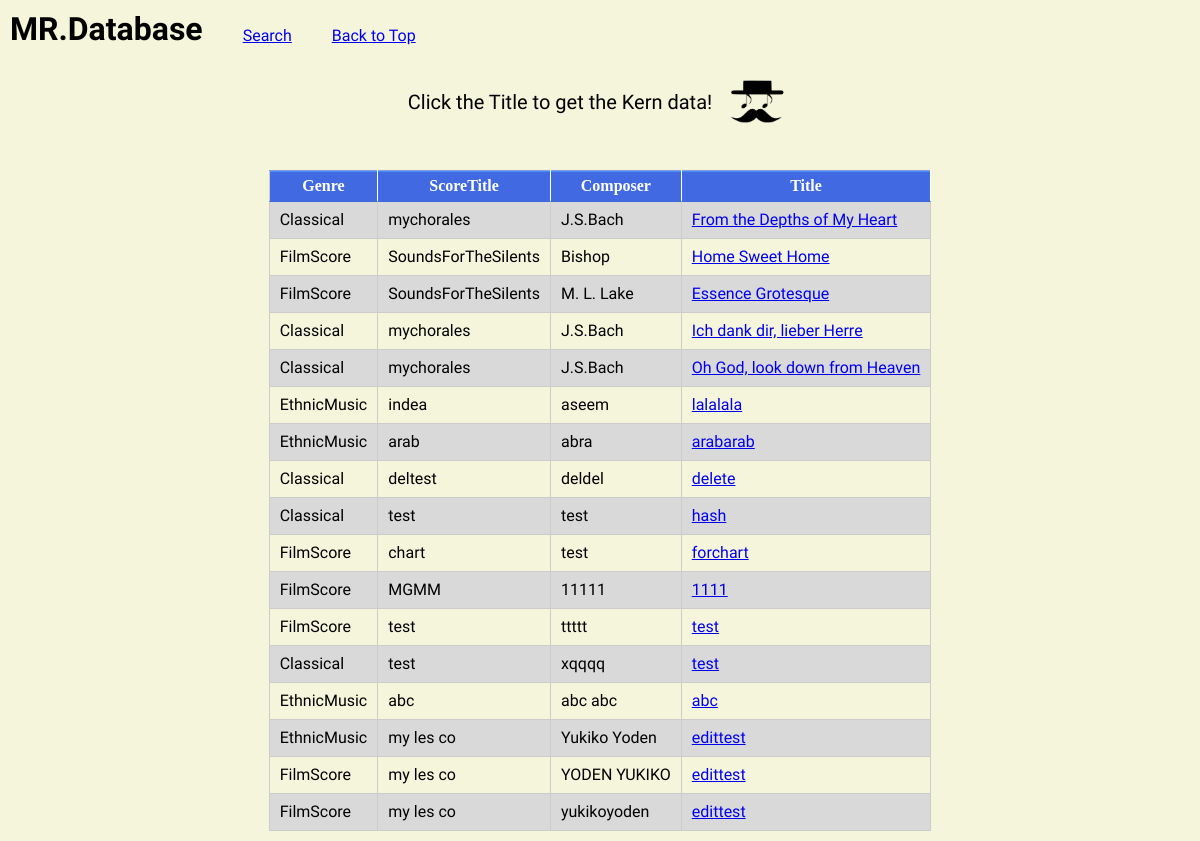
The page /select.php on the database as committed earlier.
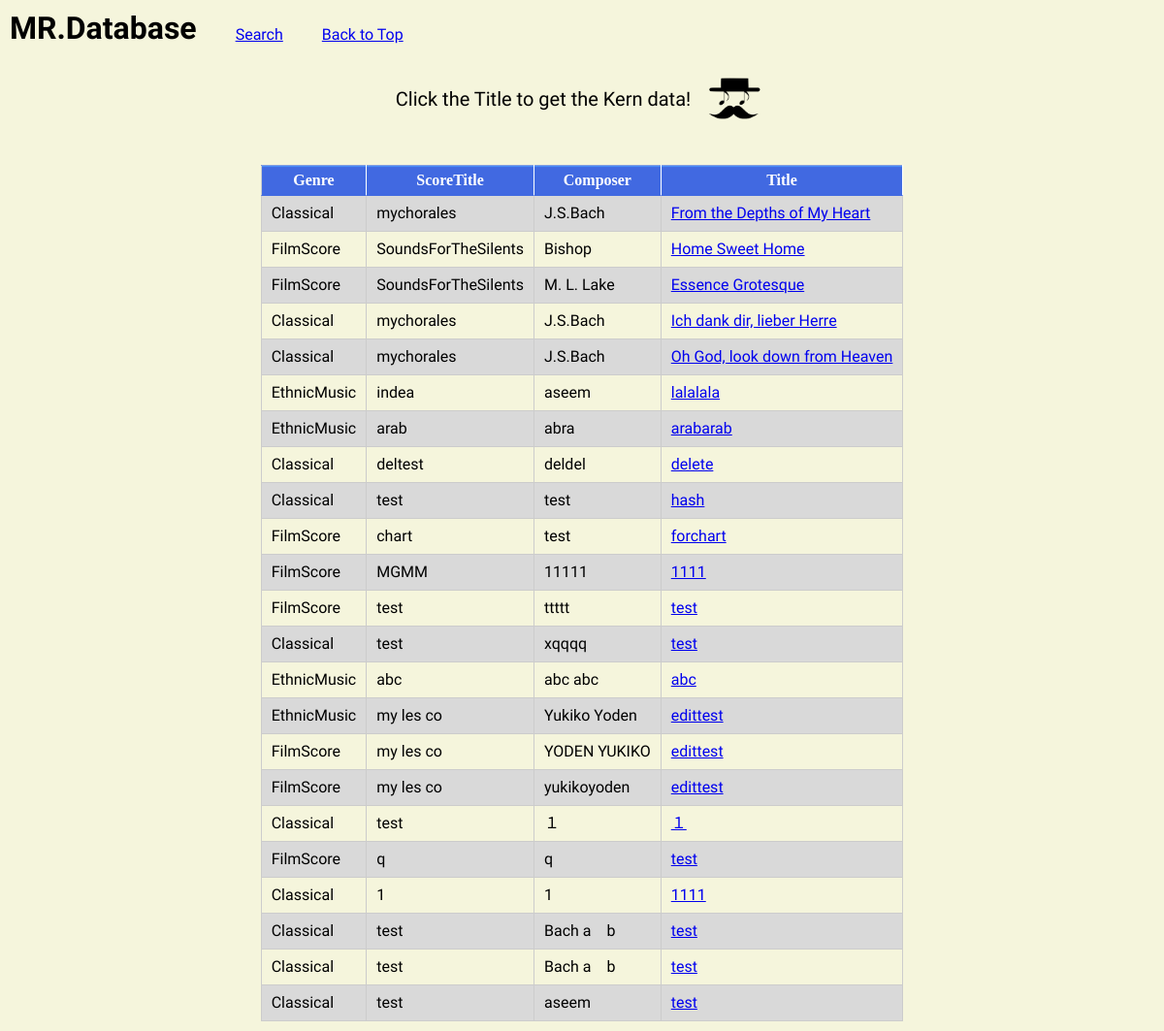
The same page on the database as committed later.
### tables this page shows
CREATE TABLE `mrdb_kern_table` (
  `id` int(11) NOT NULL,
  `genre` varchar(128) NOT NULL,
  `s_title` varchar(128) NOT NULL,
  `o_title` varchar(128) NOT NULL,
  `composer` varchar(128) NOT NULL,
  `kern` varchar(20000) NOT NULL,
  `contributor` varchar(128) DEFAULT NULL,
  `u_id` int(11) NOT NULL,
  `indate` datetime NOT NULL
);

### select.php (the view, shortened to what this page needs)
<?php
try {
  $pdo = new PDO('mysql:dbname=MR_database;charset=utf8;host=localhost', 'root', 'root');
} catch (PDOException $e) {
  exit('DBConnectError:' . $e->getMessage());
}
$stmt = $pdo->prepare("SELECT * FROM mrdb_kern_table");
$status = $stmt->execute();
$view = "";
if ($status == false) {
  $error = $stmt->errorInfo();
  exit("ErrorQuery:" . $error[2]);
} else {
  while ($result = $stmt->fetch(PDO::FETCH_ASSOC)) {
    $view .= "<tr>";
    $view .= "<td>" . $result["genre"] . "</td>";
    $view .= "<td>" . $result["s_title"] . "</td>" . "<td>" . $result["composer"] . "</td>";
    $view .= "<td>";
    $view .= '<a href = "get_kern.php?id=' . $result["id"] . '">';
    $view .= $result["o_title"] . "</td>";
    $view .= '</a>';
    $view .= "</tr>";
  }
}
?>
<!DOCTYPE html>
<html lang="ja">
<head>
  <link rel="stylesheet" href="CSS/style.css" />
</head>
<body id="main">
  <header class="h_kern">
    <h1 class="logo_title">MR.Database</h1>
    <nav class="kern_nav">
      <ul class="kern_nav_list">
        <li><a href="search.php">Search</a></li>
        <li><a href="login.php">Back to Top</a></li>
      </ul>
    </nav>
  </header>
  <div class="select_ex">
    <p class="getkern_ex">Click the Title to get the Kern data!</p>
    <div class="logo2">
    </div>
  </div>
  <div>
    <table>
      <tr>
        <th>Genre</th>
        <th>ScoreTitle</th>
        <th>Composer</th>
        <th>Title</th>
      </tr>
      <div class="select_list"><?= $view ?></div>
  </div>
</body>
</html>

Rows that differ between the two databases and show on the page:
added mrdb_kern_table: genre "Classical", s_title "test", composer "１", o_title "１"
added mrdb_kern_table: genre "FilmScore", s_title "q", composer "q", o_title "test"
added mrdb_kern_table: genre "Classical", s_title "1", composer "1", o_title "1111"
added mrdb_kern_table: genre "Classical", s_title "test", composer "Bach a b", o_title "test"
added mrdb_kern_table: genre "Classical", s_title "test", composer "Bach a b", o_title "test"
added mrdb_kern_table: genre "Classical", s_title "test", composer "aseem", o_title "test"
